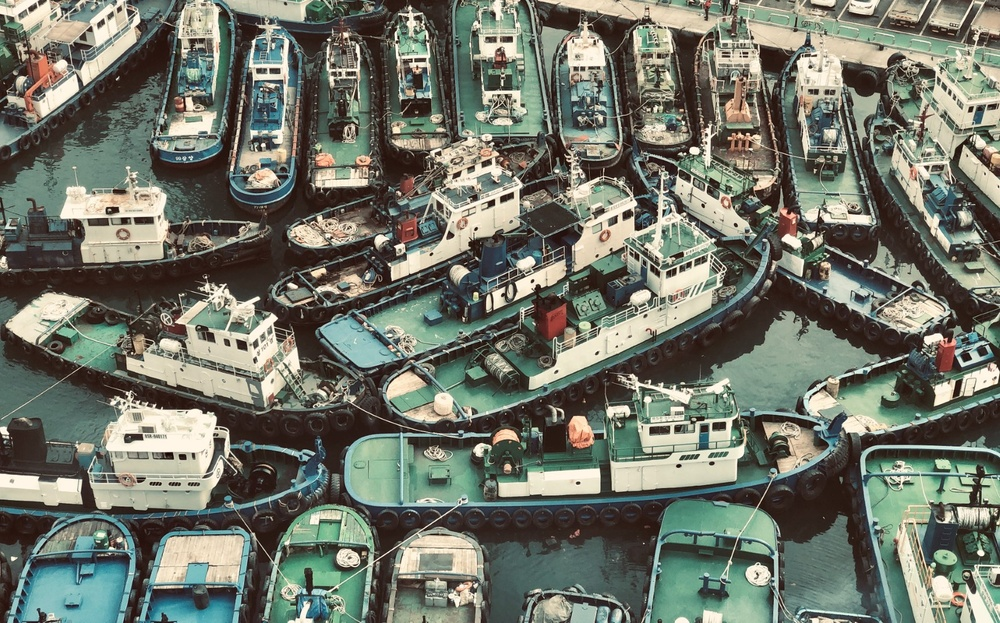
#> input picture data/image01.jpg, 1000 x 623 px, shrunk from 1733 x 1080 before the run, found by its file name
$ python 5-4.py
#> lines starting #> are read from the running program, lines starting #| are printed output that depends on the picture; after the words box and inside, x2 and y2 are one past the last pixel; in counts of white or black regions, pixels touching at a corner belong together
import cv2 as cv
import sys


def on_trackbar(x):
    pass


img_color = cv.imread("./data/image01.jpg", cv.IMREAD_COLOR)
#> img_color is the input picture: shape (623, 1000, 3); mean B, G, R 105.3, 117.5, 113.3
if img_color is None:
    print("이미지 파일을 읽을 수 없습니다.")
    sys.exit(1)


img_gray = cv.cvtColor(img_color, cv.COLOR_BGR2GRAY)
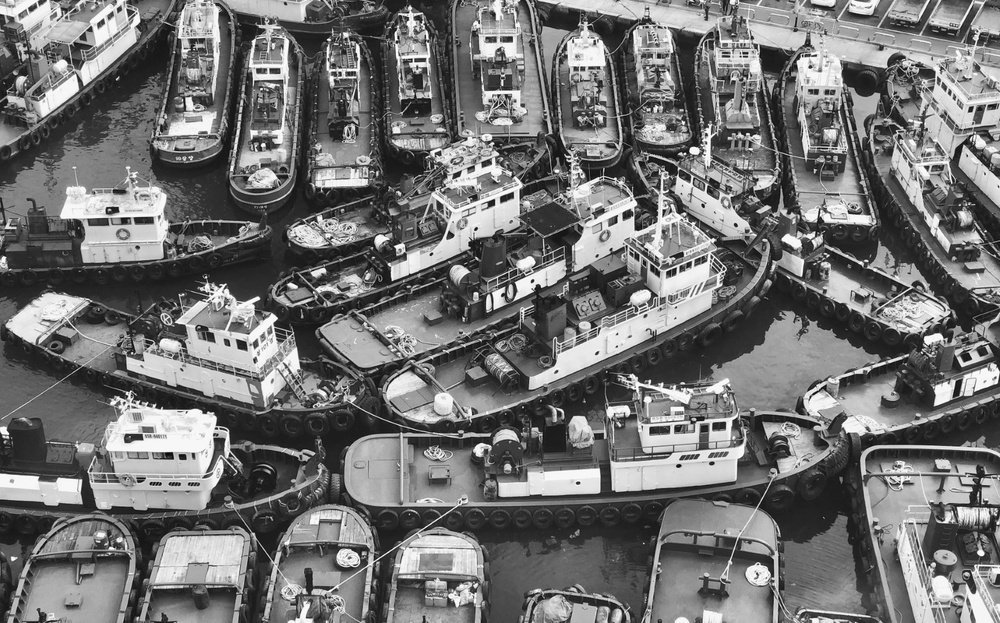
#> img_gray: shape (623, 1000); min 2, max 254, mean 114.8
cv.imshow("Grayscale", img_gray)


cv.namedWindow("Binary")
cv.createTrackbar("threshold", "Binary", 0, 255, on_trackbar)
cv.setTrackbarPos("threshold", "Binary", 127)


while True:

    thresh = cv.getTrackbarPos("threshold", "Binary")

    retval, img_binary = cv.threshold(img_gray, thresh, 255, cv.THRESH_BINARY_INV)
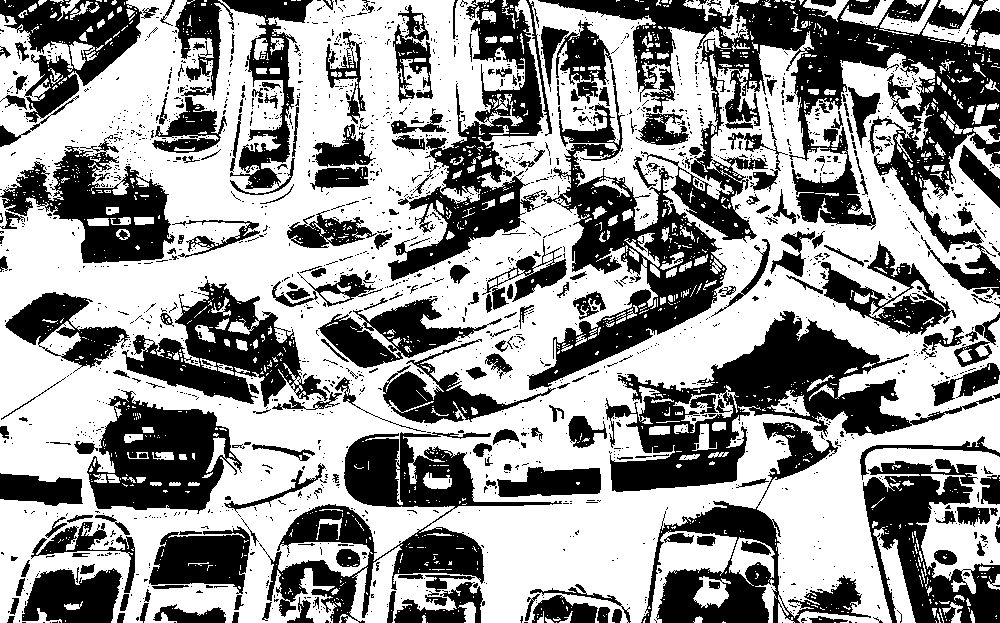
#> img_binary: shape (623, 1000); 58.8% white; 1976 black regions (1713 under 20 px), largest, box (x1, y1, x2, y2) and area: (538, 0, 1000, 299) 38763, (605, 311, 994, 492) 20749, (527, 64, 727, 390) 16693
#> retval = 127

    cv.imshow("Binary", img_binary)

    if cv.waitKey(1) & 0xFF == 27:
#> (key Esc is pressed here)
        break

$ run again, with data/image02.jpg copied over data/image01.jpg
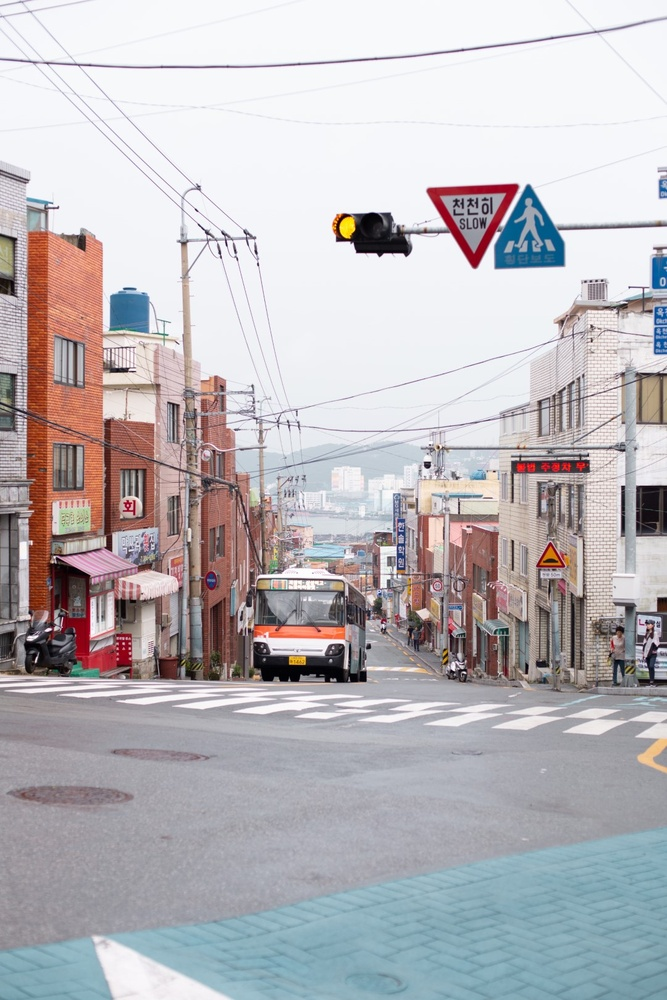
#> input picture data/image02.jpg, 667 x 1000 px, shrunk from 1080 x 1620 before the run, found by its file name
#> img_color is the input picture: shape (1000, 667, 3); mean B, G, R 186.8, 183.1, 186.5
#> `img_gray = cv.cvtColor(img_color, cv.COLOR_BGR2GRAY)`:
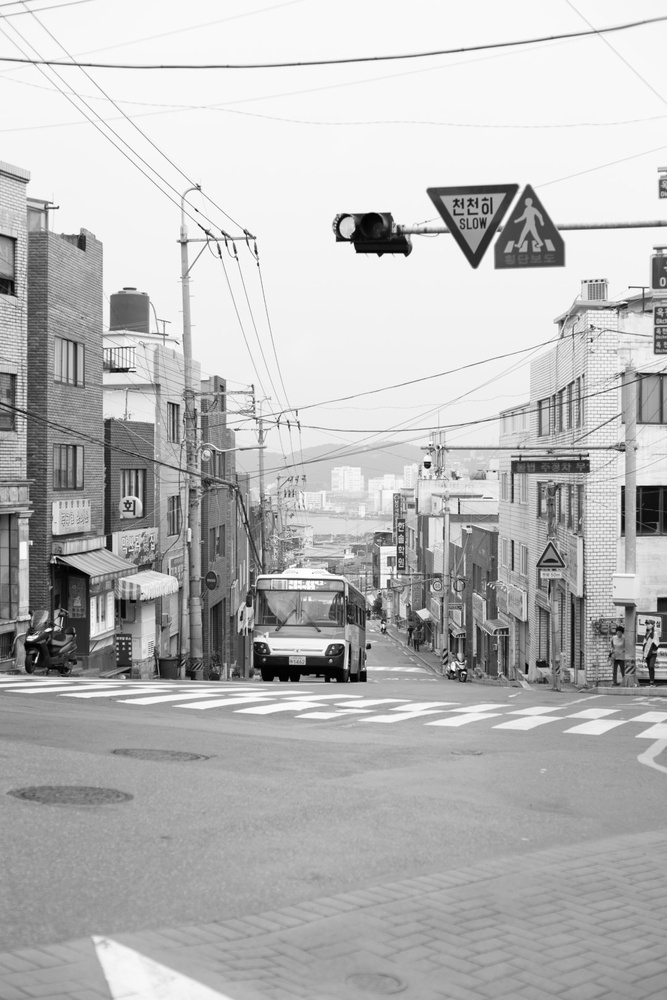
#> img_gray: shape (1000, 667); min 0, max 255, mean 184.5
#> `retval, img_binary = cv.threshold(img_gray, thresh, 255, cv.THRESH_BIN..`:
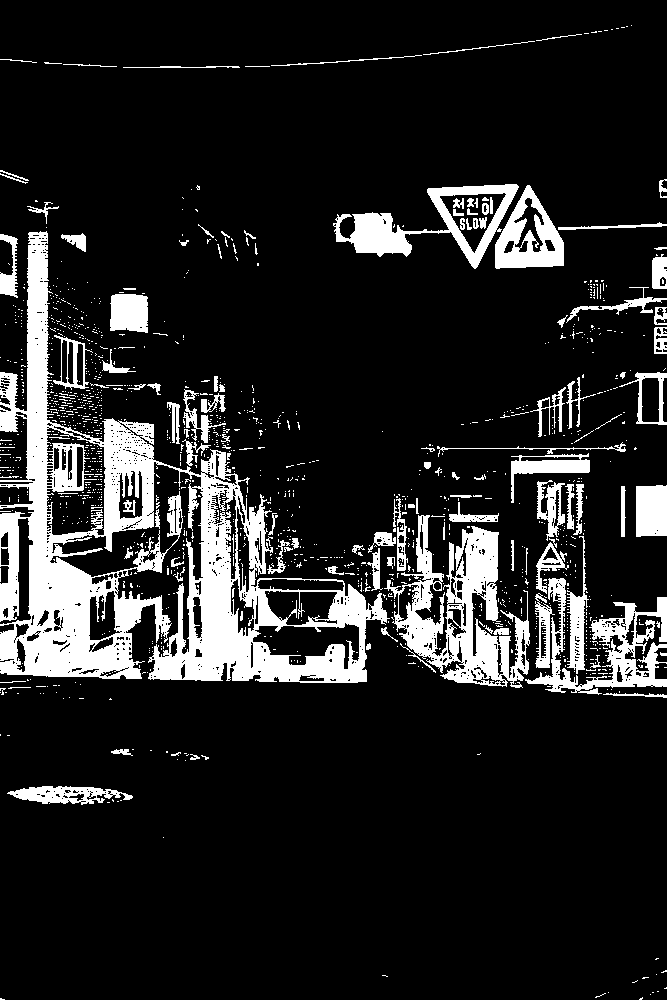
#> img_binary: shape (1000, 667); 13.9% white; 1387 white regions (1264 under 20 px), largest, box (x1, y1, x2, y2) and area: (0, 231, 390, 683) 46030, (384, 515, 530, 688) 9991, (525, 578, 667, 695) 4856
#> retval = 127

$ run again, with data/coins_connected.jpg copied over data/image01.jpg
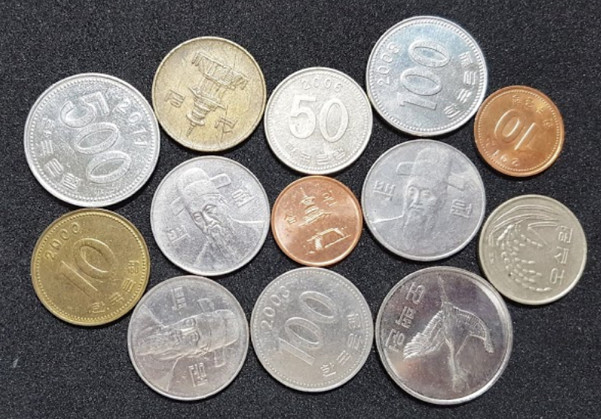
#> input picture data/coins_connected.jpg, 601 x 419 px, found by its file name
#> img_color is the input picture: shape (419, 601, 3); mean B, G, R 119.2, 122.9, 127.3
#> `img_gray = cv.cvtColor(img_color, cv.COLOR_BGR2GRAY)`:
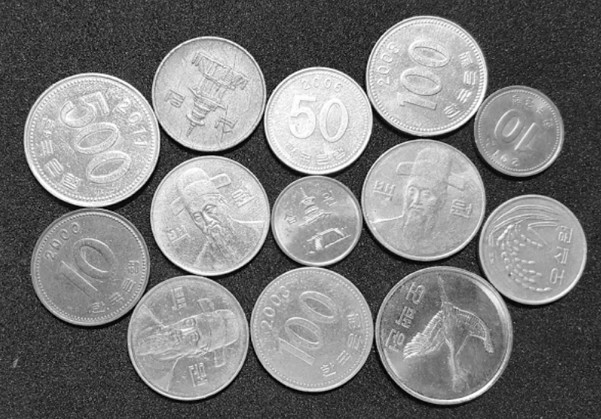
#> img_gray: shape (419, 601); min 0, max 255, mean 123.7
#> `retval, img_binary = cv.threshold(img_gray, thresh, 255, cv.THRESH_BIN..`:
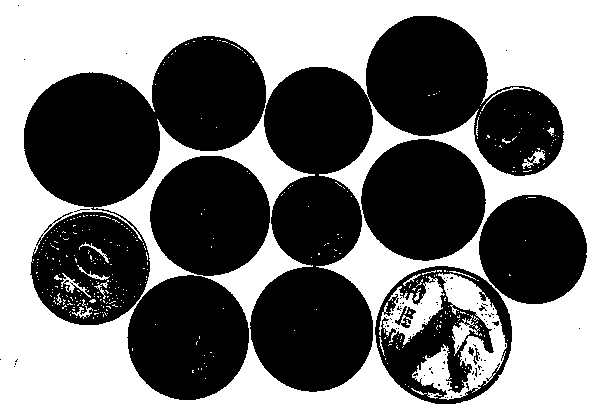
#> img_binary: shape (419, 601); 47.7% white; 382 white regions (360 under 20 px), largest, box (x1, y1, x2, y2) and area: (0, 0, 601, 419) 111802, (412, 273, 507, 400) 4147, (379, 276, 445, 345) 1801
#> retval = 127
